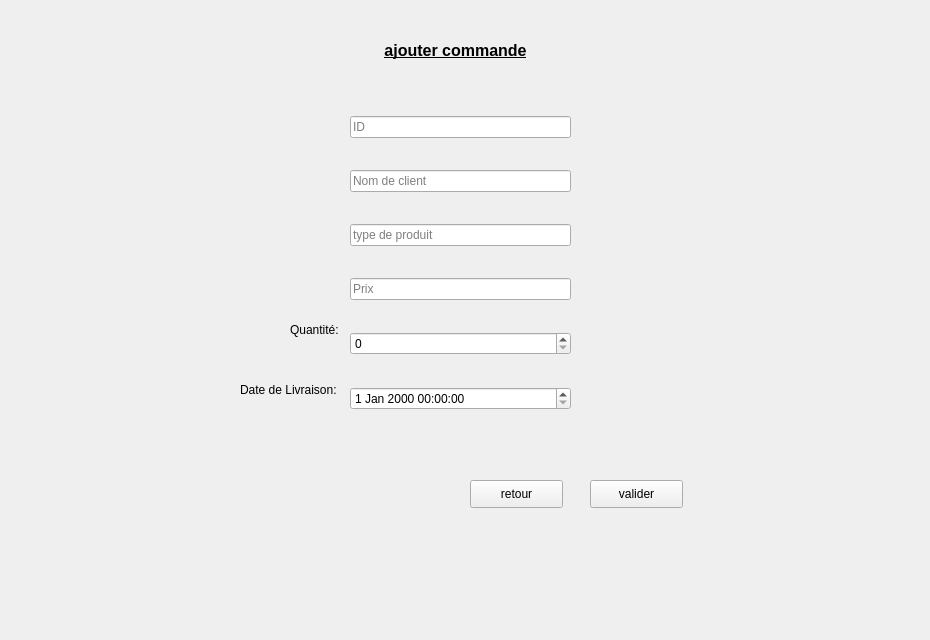
      <widget class="QWidget" name="widget_2">
       <attribute name="title">
        <string>Ajouter</string>
       </attribute>
       <widget class="QLabel" name="label_8">
        <property name="geometry">
         <rect>
          <x>0</x>
          <y>-10</y>
          <width>921</width>
          <height>631</height>
         </rect>
        </property>
        <property name="text">
         <string/>
        </property>
        <property name="pixmap">
         <pixmap>../../Desktop/images qt/fond.jpg</pixmap>
        </property>
        <property name="scaledContents">
         <bool>true</bool>
        </property>
       </widget>
       <widget class="QPushButton" name="pushButton_28">
        <property name="geometry">
         <rect>
          <x>590</x>
          <y>480</y>
          <width>93</width>
          <height>28</height>
         </rect>
        </property>
        <property name="text">
         <string>valider</string>
        </property>
       </widget>
       <widget class="QPushButton" name="retour_6">
        <property name="geometry">
         <rect>
          <x>470</x>
          <y>480</y>
          <width>93</width>
          <height>28</height>
         </rect>
        </property>
        <property name="text">
         <string>retour</string>
        </property>
       </widget>
       <widget class="QLabel" name="label_19">
        <property name="geometry">
         <rect>
          <x>0</x>
          <y>30</y>
          <width>911</width>
          <height>41</height>
         </rect>
        </property>
        <property name="text">
         <string>&lt;html&gt;&lt;head/&gt;&lt;body&gt;&lt;p align=&quot;center&quot;&gt;&lt;span style=&quot; font-size:12pt; font-weight:600; text-decoration: underline;&quot;&gt;ajouter commande&lt;/span&gt;&lt;/p&gt;&lt;/body&gt;&lt;/html&gt;</string>
        </property>
       </widget>
       <widget class="QLabel" name="label_38">
        <property name="geometry">
         <rect>
          <x>240</x>
          <y>380</y>
          <width>101</width>
          <height>20</height>
         </rect>
        </property>
        <property name="text">
         <string>Date de Livraison:</string>
        </property>
       </widget>
       <widget class="QLabel" name="label_10">
        <property name="geometry">
         <rect>
          <x>290</x>
          <y>320</y>
          <width>51</width>
          <height>20</height>
         </rect>
        </property>
        <property name="text">
         <string>Quantité:</string>
        </property>
       </widget>
       <widget class="QWidget" name="layoutWidget">
        <property name="geometry">
         <rect>
          <x>350</x>
          <y>90</y>
          <width>221</width>
          <height>351</height>
         </rect>
        </property>
        <layout class="QVBoxLayout" name="verticalLayout_2">
         <item>
          <widget class="QLineEdit" name="lineEdit_6">
           <property name="placeholderText">
            <string>ID</string>
           </property>
          </widget>
         </item>
         <item>
          <widget class="QLineEdit" name="lineEdit">
           <property name="placeholderText">
            <string>Nom de client</string>
           </property>
          </widget>
         </item>
         <item>
          <widget class="QLineEdit" name="lineEdit_2">
           <property name="placeholderText">
            <string>type de produit</string>
           </property>
          </widget>
         </item>
         <item>
          <widget class="QLineEdit" name="lineEdit_4">
           <property name="placeholderText">
            <string>Prix</string>
           </property>
          </widget>
         </item>
         <item>
          <widget class="QSpinBox" name="spinBox"/>
         </item>
         <item>
          <widget class="QDateTimeEdit" name="dateTimeEdit"/>
         </item>
        </layout>
       </widget>
      </widget>
